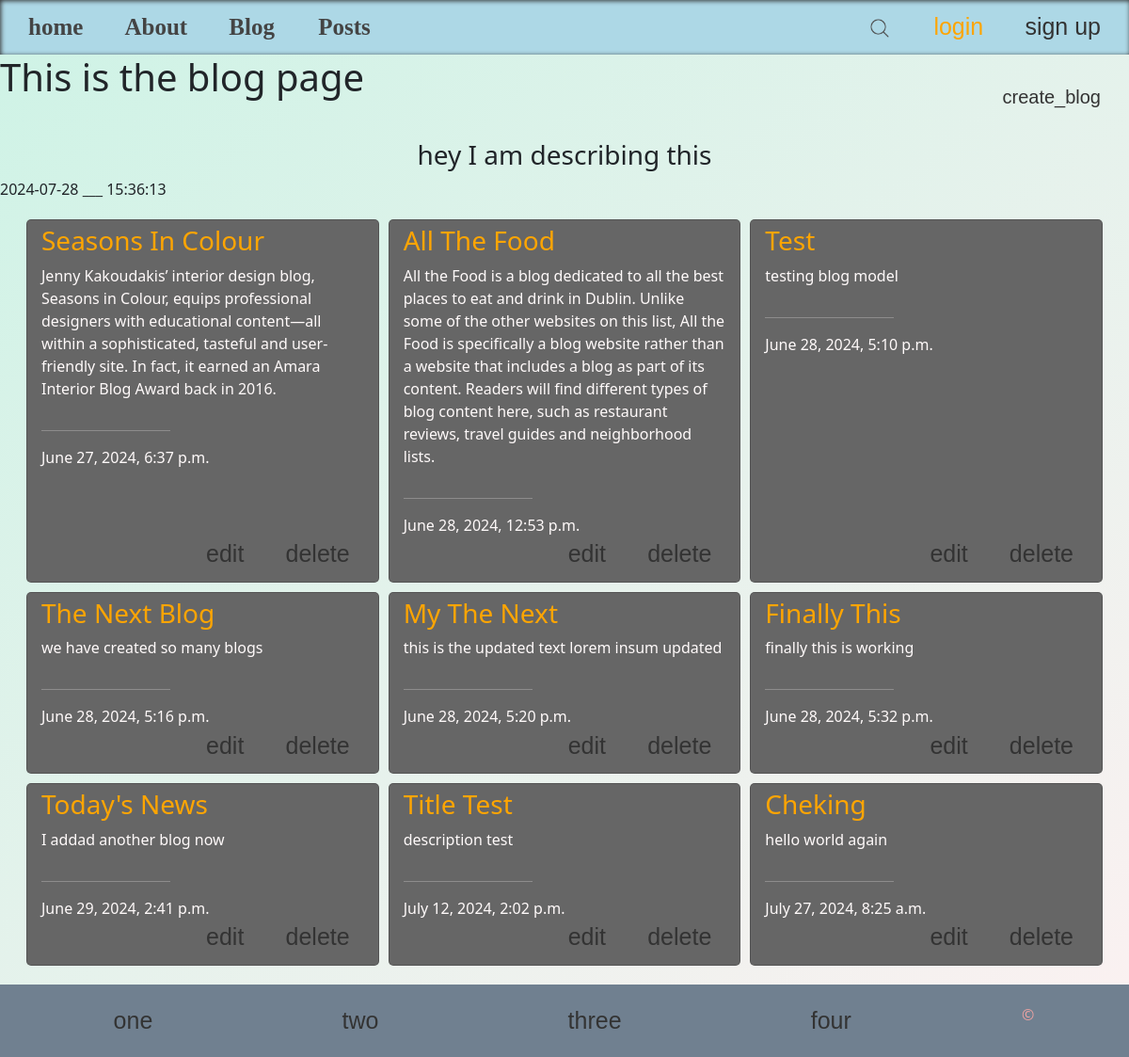
/blog/, run on an earlier commit of the app's database.
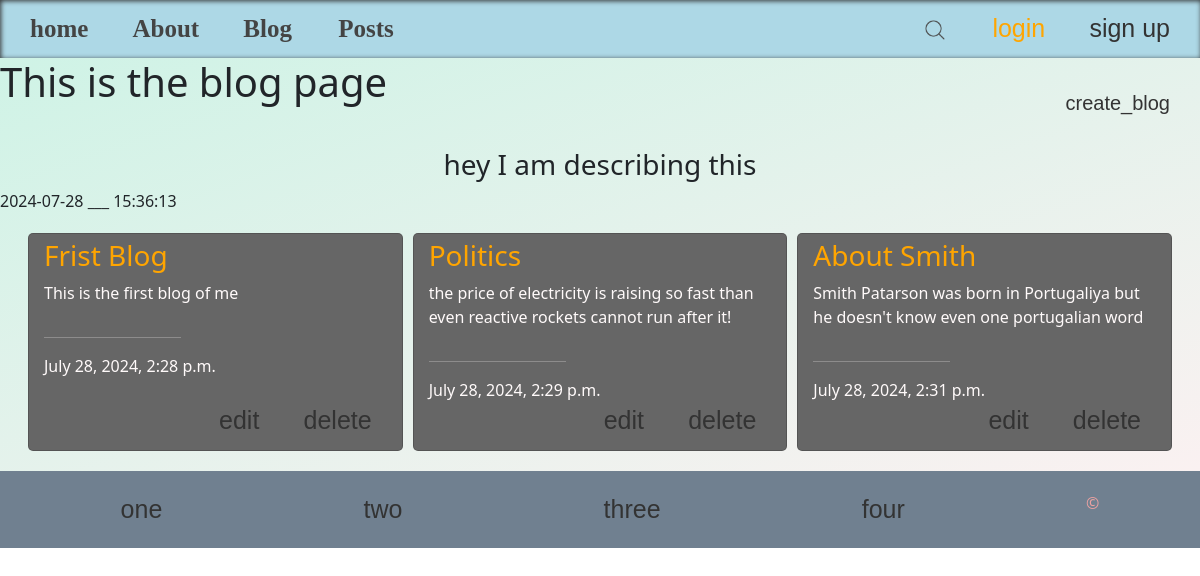
And on a later commit of the database.
### blog/models.py (models this page shows, shortened)
class Blog(models.Model):
    title = models.CharField(max_length=50)
    description = models.TextField()
    date_posted = models.DateTimeField(auto_now_add=True)
    class Meta:
        ordering = ('date_posted',)

### blog/views.py (the view)
# urls.py: path('', blogsview, name='blog'),
def blogsview(request):
    all_blogs  = Blog.objects.all()
    context = {
        'title': 'This is the blog page',
        'description': 'hey I am describing this',
        'blogs': all_blogs
    }
    return render(request, 'blog.html', context)

### blog/templates/blog.html (shortened to what this page needs)
{%extends 'base.html'%}
{%load static %}
{%block css%}
    <link rel="stylesheet" href="{%static 'styles/blog.css'%}">
{%endblock%}
{%block content%}
        <div class="headBlog">
            <h1>{{title}}</h1>
            <a href="{% url 'create_blog' %}">create_blog</a>
        </div>
        <h3 style="text-align: center;">{{description}}</h3>
        {% now "Y-m-d" %}
        <span>___</span>
        {% now "H:i:s" %}
        <div class="cards">
            {% for i in blogs%}
                <div class="card">
                    <h3 style="color: orange;">{{i.title|title}}</h3>
                    <p>{{i.description}}</p>
                    <hr style="width: 40%; margin-left: 0;">
                    <span>{{i.date_posted}}</span>
                    <div class="action-btns">
                        <a href="{%url 'update-blog' i.id %}">edit</a>
                        <a class="del" href="{%url 'delete-blog' i.id%}">delete</a>
                    </div>
                </div>
            {% endfor %}
        </div>
{%endblock%}

### templates/base.html (shortened to what this page needs)
{% load static%}
{% load django_bootstrap5 %}
{% bootstrap_css %}
<!DOCTYPE html>
<html lang="en">
<head>
    <link rel="stylesheet" href="{% static 'styles/navbar.css' %}">
    <link rel="stylesheet" href="{% static 'styles/footer.css' %}">
    {%block css%}
    {%endblock%}
</head>
<body>
    {%include "navbar.html"%}
    <main>
        {%block content%}
        {%endblock%}
    </main>
    {% include "footer.html"%}
</body>
</html>

### templates/navbar.html (shortened to what this page needs)
{% load static %}
<header>
    <div class="links">
        <a href="{%url 'home'%}">home</a>
        <a href="{% url 'about'%}">About</a>
        <a href="{% url 'blog'%}">Blog </a>
        <a href="{% url 'posts'%}">Posts</a>
    </div>
    <div class="auth-wrapper">
        {%if not request.user.is_authenticated%}
            <a class="nav-item login" href="#">
                <img src="{%static 'icons/lupa.png' %}" width="20" alt="icon">
            </a>
            <a class="nav-item login" href="{%url 'login_user'%}">login</a>
            <a class="nav-item signup" href="{%url 'create-user'%}">sign up</a>
        {%endif%}
    </div>
</header>

### templates/footer.html
<footer>
        <li><a href="#">one</a></li>
        <li><a href="#">two</a></li>
        <li><a href="#">three</a></li>
        <li><a href="#">four</a></li>
        <li>&copy;</li>
</footer>

### static/styles/navbar.css (style rules this page uses)
* { padding: 0; margin: 0; transition: 0.5s; }
main { background: linear-gradient(to right bottom, rgb(207, 243, 230), rgb(250, 241, 241)); }
header { display: flex; justify-content: space-between; align-items: center; box-shadow: inset 1px 1px 5px #333; padding: 10px; background-color: lightblue; }
.links a { padding: 20px; color: #444; font-size: 25px; font-family: cursive ; font-weight: bolder; border-radius: 10px; }
a { text-decoration: none; border-radius: 5px; padding: 10px 20px; font-family: sans-serif; color: #333; font-size: 25px; }
.login { font-family: Impact, Haettenschweiler, 'Arial Narrow Bold', sans-serif; color: orange; font-size: 25px; cursor: pointer; }

### static/styles/footer.css (style rules this page uses)
li { list-style-type: none; }
footer { display: flex; justify-content: space-around; padding: 20px; background: slategray; color: rgb(236, 161, 161); }

### static/styles/blog.css (style rules this page uses)
.headBlog { display: flex; justify-content: space-between; }
.headBlog a { margin: 15px; padding: 15px; text-decoration: none; font-size: 20px; font-family: Impact, Haettenschweiler, 'Arial Narrow Bold', sans-serif; color: #333; border-radius: 10px; }
.cards { display: grid; grid-template-columns: 1fr 1fr 1fr; gap: 10px; width: 97%; margin: auto; padding: 20px 10px; }
.card { position: relative; padding: 5px 15px 3rem 15px; width: 100%; background-color: #666; color: snow; border-radius: 5px; cursor: pointer; }
.action-btns { position: absolute; bottom: 10px; right: 10px; text-align: end; }

What changed in the data, as far as the page shows it:
removed Blog: title "Seasons In Colour", description "Jenny Kakoudakis’ interior design blog, Seasons in Colour, equips professional designers with educational content—all within a sophisticated, tasteful and user-friendly site. In fact, it earned an Amara Interior Blog Award back in 2016.", date_posted "June 27, 2024, 6:37 p.m."
removed Blog: title "All The Food", description "All the Food is a blog dedicated to all the best places to eat and drink in Dublin. Unlike some of the other websites on this list, All the Food is specifically a blog website rather than a website that includes a blog as part of its content. Readers will find different types of blog content here, such as restaurant reviews, travel guides and neighborhood lists.", date_posted "June 28, 2024, 12:53 p.m."
removed Blog: title "Test", description "testing blog model", date_posted "June 28, 2024, 5:10 p.m."
removed Blog: title "The Next Blog", description "we have created so many blogs", date_posted "June 28, 2024, 5:16 p.m."
removed Blog: title "My The Next", description "this is the updated text lorem insum updated", date_posted "June 28, 2024, 5:20 p.m."
removed Blog: title "Finally This", description "finally this is working", date_posted "June 28, 2024, 5:32 p.m."
removed Blog: title "Today's News", description "I addad another blog now", date_posted "June 29, 2024, 2:41 p.m."
removed Blog: title "Title Test", description "description test", date_posted "July 12, 2024, 2:02 p.m."
removed Blog: title "Cheking", description "hello world again", date_posted "July 27, 2024, 8:25 a.m."
added Blog: title "Frist Blog", description "This is the first blog of me", date_posted "July 28, 2024, 2:28 p.m."
added Blog: title "Politics", description "the price of electricity is raising so fast than even reactive rockets cannot run after it!", date_posted "July 28, 2024, 2:29 p.m."
added Blog: title "About Smith", description "Smith Patarson was born in Portugaliya but he doesn't know even one portugalian word", date_posted "July 28, 2024, 2:31 p.m."
